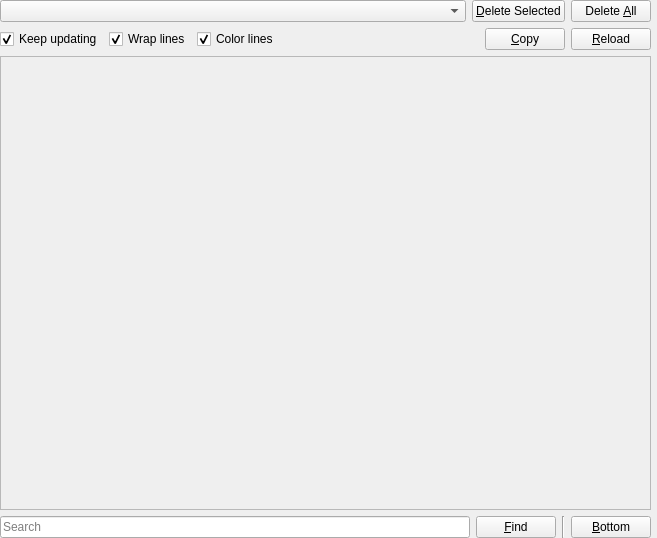
<?xml version="1.0" encoding="UTF-8"?>
<ui version="4.0">
 <class>OtherLogsPage</class>
 <widget class="QWidget" name="OtherLogsPage">
  <property name="geometry">
   <rect>
    <x>0</x>
    <y>0</y>
    <width>657</width>
    <height>538</height>
   </rect>
  </property>
  <layout class="QGridLayout" name="gridLayout_2">
   <property name="leftMargin">
    <number>0</number>
   </property>
   <property name="topMargin">
    <number>0</number>
   </property>
   <property name="rightMargin">
    <number>6</number>
   </property>
   <property name="bottomMargin">
    <number>0</number>
   </property>
   <item row="2" column="2">
    <widget class="QPushButton" name="findButton">
     <property name="sizePolicy">
      <sizepolicy hsizetype="Maximum" vsizetype="Fixed">
       <horstretch>0</horstretch>
       <verstretch>0</verstretch>
      </sizepolicy>
     </property>
     <property name="text">
      <string>&amp;Find</string>
     </property>
    </widget>
   </item>
   <item row="2" column="3">
    <widget class="Line" name="line">
     <property name="orientation">
      <enum>Qt::Vertical</enum>
     </property>
    </widget>
   </item>
   <item row="2" column="4">
    <widget class="QPushButton" name="btnBottom">
     <property name="sizePolicy">
      <sizepolicy hsizetype="Maximum" vsizetype="Fixed">
       <horstretch>0</horstretch>
       <verstretch>0</verstretch>
      </sizepolicy>
     </property>
     <property name="toolTip">
      <string>Scroll all the way to bottom</string>
     </property>
     <property name="text">
      <string>&amp;Bottom</string>
     </property>
    </widget>
   </item>
   <item row="1" column="0" colspan="5">
    <widget class="LogView" name="text">
     <property name="enabled">
      <bool>false</bool>
     </property>
     <property name="undoRedoEnabled">
      <bool>false</bool>
     </property>
     <property name="readOnly">
      <bool>true</bool>
     </property>
     <property name="plainText">
      <string notr="true"/>
     </property>
     <property name="textInteractionFlags">
      <set>Qt::LinksAccessibleByKeyboard|Qt::LinksAccessibleByMouse|Qt::TextBrowserInteraction|Qt::TextSelectableByKeyboard|Qt::TextSelectableByMouse</set>
     </property>
     <property name="centerOnScroll">
      <bool>false</bool>
     </property>
    </widget>
   </item>
   <item row="0" column="0" colspan="5">
    <layout class="QGridLayout" name="gridLayout">
     <item row="0" column="0" colspan="5">
      <layout class="QHBoxLayout" name="horizontalLayout">
       <item>
        <widget class="QComboBox" name="selectLogBox">
         <property name="sizePolicy">
          <sizepolicy hsizetype="Expanding" vsizetype="Fixed">
           <horstretch>0</horstretch>
           <verstretch>0</verstretch>
          </sizepolicy>
         </property>
        </widget>
       </item>
       <item>
        <widget class="QPushButton" name="btnDelete">
         <property name="toolTip">
          <string>Delete the selected log</string>
         </property>
         <property name="text">
          <string>&amp;Delete Selected</string>
         </property>
        </widget>
       </item>
       <item>
        <widget class="QPushButton" name="btnClean">
         <property name="toolTip">
          <string>Delete all the logs</string>
         </property>
         <property name="text">
          <string>Delete &amp;All</string>
         </property>
        </widget>
       </item>
      </layout>
     </item>
     <item row="1" column="0" colspan="5">
      <layout class="QHBoxLayout" name="horizontalLayout1">
       <item>
        <widget class="QCheckBox" name="trackLogCheckbox">
         <property name="text">
          <string>Keep updating</string>
         </property>
         <property name="checked">
          <bool>true</bool>
         </property>
        </widget>
       </item>
       <item>
        <widget class="QCheckBox" name="wrapCheckbox">
         <property name="text">
          <string>Wrap lines</string>
         </property>
         <property name="checked">
          <bool>true</bool>
         </property>
        </widget>
       </item>
       <item>
        <widget class="QCheckBox" name="colorCheckbox">
         <property name="text">
          <string>Color lines</string>
         </property>
         <property name="checked">
          <bool>true</bool>
         </property>
        </widget>
       </item>
       <item>
        <spacer name="horizontalSpacer">
         <property name="orientation">
          <enum>Qt::Horizontal</enum>
         </property>
         <property name="sizeHint" stdset="0">
          <size>
           <width>40</width>
           <height>20</height>
          </size>
         </property>
        </spacer>
       </item>
       <item>
        <widget class="QPushButton" name="btnCopy">
         <property name="toolTip">
          <string>Copy the whole log into the clipboard</string>
         </property>
         <property name="text">
          <string>&amp;Copy</string>
         </property>
        </widget>
       </item>
       <item>
        <widget class="QPushButton" name="btnReload">
         <property name="toolTip">
          <string>Reload the contents of the log from the disk</string>
         </property>
         <property name="text">
          <string>&amp;Reload</string>
         </property>
        </widget>
       </item>
      </layout>
     </item>
    </layout>
   </item>
   <item row="2" column="0" colspan="2">
    <widget class="QLineEdit" name="searchBar">
     <property name="placeholderText">
      <string>Search</string>
     </property>
    </widget>
   </item>
  </layout>
 </widget>
 <customwidgets>
  <customwidget>
   <class>LogView</class>
   <extends>QPlainTextEdit</extends>
   <header>ui/widgets/LogView.h</header>
  </customwidget>
 </customwidgets>
 <tabstops>
  <tabstop>selectLogBox</tabstop>
  <tabstop>btnReload</tabstop>
  <tabstop>btnCopy</tabstop>
  <tabstop>btnDelete</tabstop>
  <tabstop>btnClean</tabstop>
  <tabstop>wrapCheckbox</tabstop>
  <tabstop>colorCheckbox</tabstop>
  <tabstop>text</tabstop>
  <tabstop>searchBar</tabstop>
  <tabstop>findButton</tabstop>
 </tabstops>
 <resources/>
 <connections/>
</ui>
